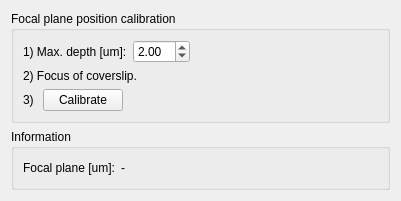
<?xml version="1.0" encoding="UTF-8"?>
<ui version="4.0">
 <class>Form</class>
 <widget class="QWidget" name="Form">
  <property name="geometry">
   <rect>
    <x>0</x>
    <y>0</y>
    <width>401</width>
    <height>182</height>
   </rect>
  </property>
  <property name="windowTitle">
   <string>Scope</string>
  </property>
  <layout class="QVBoxLayout" name="verticalLayout">
   <item>
    <widget class="QGroupBox" name="groupBoxCali">
     <property name="title">
      <string>Focal plane position calibration</string>
     </property>
     <layout class="QVBoxLayout" name="verticalLayoutCali">
      <item>
       <layout class="QGridLayout" name="gridLayout">
        <item row="0" column="0">
         <widget class="QLabel" name="label_6">
          <property name="text">
           <string>1) Max. depth [um]:</string>
          </property>
         </widget>
        </item>
        <item row="0" column="1">
         <widget class="QDoubleSpinBox" name="doubleSpinBoxCaliMaxDepth">
          <property name="maximum">
           <double>99.000000000000000</double>
          </property>
          <property name="singleStep">
           <double>0.100000000000000</double>
          </property>
          <property name="value">
           <double>2.000000000000000</double>
          </property>
         </widget>
        </item>
        <item row="0" column="2">
         <spacer name="horizontalSpacer_2">
          <property name="orientation">
           <enum>Qt::Horizontal</enum>
          </property>
          <property name="sizeHint" stdset="0">
           <size>
            <width>40</width>
            <height>20</height>
           </size>
          </property>
         </spacer>
        </item>
       </layout>
      </item>
      <item>
       <widget class="QLabel" name="label">
        <property name="text">
         <string>2) Focus of coverslip.</string>
        </property>
       </widget>
      </item>
      <item>
       <layout class="QHBoxLayout" name="horizontalLayout">
        <item>
         <widget class="QLabel" name="label_2">
          <property name="text">
           <string>3) </string>
          </property>
         </widget>
        </item>
        <item>
         <widget class="QPushButton" name="pushButtonCali">
          <property name="text">
           <string>Calibrate</string>
          </property>
         </widget>
        </item>
        <item>
         <spacer name="horizontalSpacer">
          <property name="orientation">
           <enum>Qt::Horizontal</enum>
          </property>
          <property name="sizeHint" stdset="0">
           <size>
            <width>40</width>
            <height>20</height>
           </size>
          </property>
         </spacer>
        </item>
       </layout>
      </item>
     </layout>
    </widget>
   </item>
   <item>
    <widget class="QGroupBox" name="groupBoxInformation">
     <property name="title">
      <string>Information</string>
     </property>
     <layout class="QGridLayout" name="gridLayout_2">
      <item row="0" column="0">
       <widget class="QLabel" name="label_3">
        <property name="text">
         <string>Focal plane [um]:</string>
        </property>
       </widget>
      </item>
      <item row="0" column="1">
       <widget class="QLabel" name="labelFocalPlane">
        <property name="text">
         <string>-</string>
        </property>
       </widget>
      </item>
      <item row="0" column="2">
       <spacer name="horizontalSpacer_3">
        <property name="orientation">
         <enum>Qt::Horizontal</enum>
        </property>
        <property name="sizeHint" stdset="0">
         <size>
          <width>40</width>
          <height>20</height>
         </size>
        </property>
       </spacer>
      </item>
     </layout>
    </widget>
   </item>
  </layout>
 </widget>
 <resources/>
 <connections/>
</ui>
